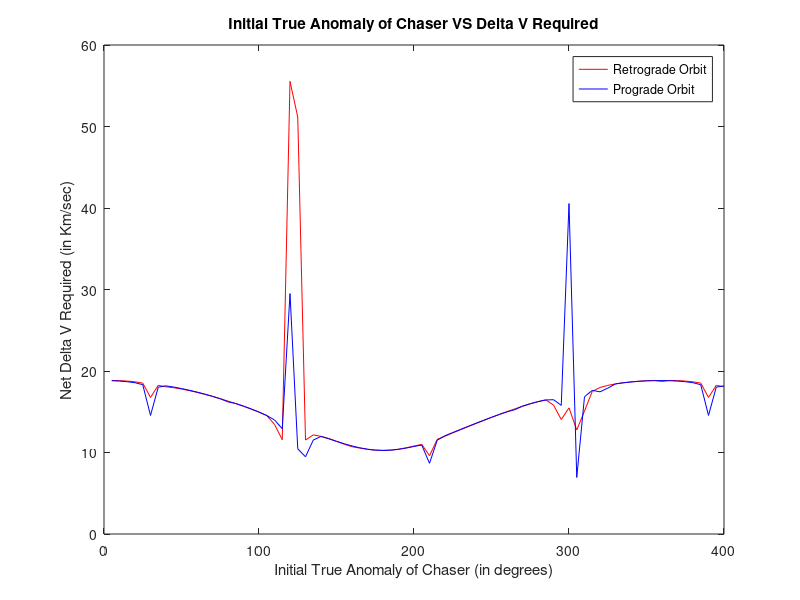

This chart was generated by the following MATLAB code:
% Single Revolution Lambert Problem
% Debri used: MICROSAT-R DEB 
% Debri TLE data: 1 44117U 19006C   19257.18743374  .00356745  20455-4  44493-2 0  9990
%                 2 44117  95.2886 104.5636 0572671 189.5932 169.3966 14.64658678 24390
% Inclination (degrees):95.2886
% RAAN (degrees):104.5636
% Eccentricity:0.572671
% Argument of Perigee [Degrees]:189.5932
% Mean Anomaly [Degrees]:169.3966
% SGP4 output:  X                Y                Z     [km]
%            542.13411088    -3934.00754565    -5496.24138485 
%             XDOT             YDOT             ZDOT    [km/s]
%            -2.04410472        5.83405751       -4.77434023

e=0.572671;
u=398588.738;                                                % in km^3*s^-2                
pos_d=[542.13411088 -3934.00754565 -5496.24138485];          % in km
vel_d=[-2.04410472 5.83405751 -4.77434023];                  % in kmpersec
r_d=norm(pos_d);
v_d=norm(vel_d);
vr_d=dot(vel_d,pos_d)/r_d;
vp_d=sqrt(v_d^2-vr_d^2);
h_d=r_d*vp_d;
a_debri=(h_d^2/u)/(1-e^2);                                    % in km
a_target=a_debri+50;                                          % in km  
rp_debri=a_debri*(1-e);
rp_target=a_target*(1-e);
r1_cylindrical=rp_target;

%Calculating time period(T) of debri and finding the position at t=T/4
T=(2*pi*a_debri^(3/2))/u^0.5;
t_quarter=T/4;
ma_quarter=(2*pi*t_quarter)/T;                     % ma=mean anomaly in radians
if ma_quarter<pi;                                  % ea=eccentric anomaly     
    eai_quarter=ma_quarter+e/2;                    % initiating ea
else
    eai_quarter=ma_quarter-e/2;
end
       
f=eai_quarter-e*sin(eai_quarter)-ma_quarter;
f_dash=1-e*cos(eai_quarter);
while abs((f/f_dash))>0.000001;                         % Newtons method to find eccentric anomaly 
    ea_quarter=eai_quarter-(f/f_dash);
    eai_quarter=ea_quarter;
    f=eai_quarter-e*sin(eai_quarter)-ma_quarter;
    f_dash=1-e*cos(eai_quarter); 
end

ta_quarter=2*atand(sqrt((1+e)/(1-e))*tand(ea_quarter/2))*180/3.14;    % ta=True Anomaly (in degrees) 
r_quarter=(h_d^2/u)*(1+e*cosd(ta_quarter))^(-1);
r2_cylindrical=r_quarter;

% Converting radial vectors to ECI frame
ta_debri=ta_quarter;
ta_chaser=0;                                             % True Anomaly of chaser
r1_cartesian=[r1_cylindrical*cosd(ta_chaser);r1_cylindrical*sind(ta_chaser);0];
r2_cartesian=[r2_cylindrical*cosd(ta_debri);r1_cylindrical*sind(ta_debri);0];

o=104.5636;                                             % RAAN
i=95.2886;                                              % Inclination
w=189.5932;                                             % Argument of Periapsis
DCMc=[cosd(o),-sind(o),0;sind(o),cosd(o),0;0,0,1]*[1 0 0;0 cosd(i) -sind(i);0 sind(i) cosd(i)]*[cosd(w) -sind(w) 0; sind(w) cosd(w) 0; 0 0 1];
DCMt=[cosd(o),-sind(o),0;sind(o),cosd(o),0;0,0,1]*[1 0 0;0 cosd(i) -sind(i);0 sind(i) cosd(i)]*[cosd(w+ta_debri) -sind(w+ta_debri) 0; sind(w+ta_debri) cosd(w+ta_debri) 0; 0 0 1];
r1=DCMc*r1_cartesian;                                    % Writing r1 and r2 in ECI frame
r2=DCMt*r2_cartesian;

% Assuming both target and chaser are at periapsis at t=0 and choosing a prograde trajectory(i<90 deg). Rendezvous occurs at t=T/4 of debri orbit
r1cr2=cross(r1,r2);
r1r2=norm(r1)*norm(r2);
if r1cr2(3,1)>=0;
    deltheta=acosd(dot(r1,r2)/r1r2);
else
    deltheta=360-acosd(dot(r1,r2)/r1r2);
end    

A=sind(deltheta)*sqrt(r1r2/(1-cosd(deltheta)));           

% Starting Newtons method to evaluate the z (z is  related to a and universal anomaly) 
z=0;                                                     % Initializing z
S=(1/6)-(z/120)+(z^2/5040)-(z^3/362880)+(z^4/39916800);  % S and C are Stumpff Functions 
C=(1/2)-(z/24)+(z^2/720)-(z^3/40320)+(z^4/3628800);
r1n=norm(r1);
r2n=norm(r2);
del_t=t_quarter;
y=r1n+r2n+A*((z*S-1)/C^0.5);
f=((y/C)^1.5)*S+A*(y^0.5)-(u^0.5)*del_t;
if z==0;
    f_dash=(sqrt(2)/40)*y^1.5+(A/8)*(sqrt(y)+A*sqrt(1/2*y));
else;
    f_dash=((y/C)^1.5)*((1/2*z)*(C-1.5*S/C)+(3*S^2)/(4*C)) + (A/8)*((3*S*sqrt(y)/C)+A*sqrt(C/y));
end    
    
while abs((f/f_dash))>0.000001;
    z_f=z-f/f_dash;
    z=z_f;
    S=(1/6)-(z/120)+(z^2/5040)-(z^3/362880)+(z^4/39916800);   
    C=(1/2)-(z/24)+(z^2/720)-(z^3/40320)+(z^4/3628800);
    y=r1n+r2n+A*((z*S-1)/C^0.5);
    f=((y/C)^1.5)*S+A*(y^0.5)-(u^0.5)*del_t;
    if z==0;
        f_dash=(sqrt(2)/40)*y^1.5+(A/8)*(sqrt(y)+A*sqrt(1/2*y));
    else;
        f_dash=((y/C)^1.5)*((1/2*z)*(C-1.5*S/C)+(3*S^2)/(4*C)) + (A/8)*((3*S*sqrt(y)/C)+A*sqrt(C/y));
    end
end    

% Calculating the Lagrange functions and Velocities at r1 and r2

f=1-y/r1n;
g=(1/sqrt(u))*((y/C)^1.5*S)+A*sqrt(y)-(1/sqrt(u))*(y/C)^1.5;
f_dot=(sqrt(u)/r1n*r2n)*sqrt(y/C)*(z*S-1);
g_dot=1-(y/r2n);

v1_t=(r2-f*r1)/g;                                               % Transfer orbit velocity at r1
v2_t=(g_dot*r2-r1)/g;                                           % Transfer orbit velocity at r2
v1n_t=norm(v1_t);
v2n_t=norm(v2_t);

% Calculating velocities of Chaser at r1 and Target at r2
vpd_2=h_d/r2n;                                                  % Perpendicular component of velocity of the debri at 2
vrd_2=(u/h_d)*e*sind(ta_quarter);
vd_2=sqrt(vpd_2^2+vrd_2^2);
h_c=sqrt(u*r1n*(1+e));
vpc_1=h_c/r1n;                                                  % Perpedicular component of velocity of Chaser at 1 
vc_1=vpc_1;

% Calculating delta V required
delv1(1,1)=v1n_t-vc_1;
delv2(1,1)=vd_2-v2n_t;
delv(1,1)=abs(delv1(1,1))+abs(delv2(1,1));

%-------------------------------------------------------------------------------------------------------------------------------

% Now choosing a retrograde trajectory(i<90 deg). Rendezvous occurs at t=T/4 of debri orbit
if r1cr2(3,1)>=0;
    deltheta=360-acosd(dot(r1,r2)/r1r2);
else
    deltheta=acosd(dot(r1,r2)/r1r2);
end    

A=sind(deltheta)*sqrt(r1r2/(1-cosd(deltheta)));           

% Starting Newtons method to evaluate the z (z is  related to a and universal anomaly) 
z=0;                                                     % Initializing z
S=(1/6)-(z/120)+(z^2/5040)-(z^3/362880)+(z^4/39916800);  % S and C are Stumpff Functions 
C=(1/2)-(z/24)+(z^2/720)-(z^3/40320)+(z^4/3628800);
r1n=norm(r1);
r2n=norm(r2);
del_t=t_quarter;
y=r1n+r2n+A*((z*S-1)/C^0.5);
f=((y/C)^1.5)*S+A*(y^0.5)-(u^0.5)*del_t;
if z==0;
    f_dash=(sqrt(2)/40)*y^1.5+(A/8)*(sqrt(y)+A*sqrt(1/2*y));
else;
    f_dash=((y/C)^1.5)*((1/2*z)*(C-1.5*S/C)+(3*S^2)/(4*C)) + (A/8)*((3*S*sqrt(y)/C)+A*sqrt(C/y));
end    
    
while abs((f/f_dash))>0.01;
    z_f=z-f/f_dash;
    z=z_f;
    S=(1/6)-(z/120)+(z^2/5040)-(z^3/362880)+(z^4/39916800);   
    C=(1/2)-(z/24)+(z^2/720)-(z^3/40320)+(z^4/3628800);
    y=r1n+r2n+A*((z*S-1)/C^0.5);
    f=((y/C)^1.5)*S+A*(y^0.5)-(u^0.5)*del_t;
    if z==0;
        f_dash=(sqrt(2)/40)*y^1.5+(A/8)*(sqrt(y)+A*sqrt(1/2*y));
    else;
        f_dash=((y/C)^1.5)*((1/2*z)*(C-1.5*S/C)+(3*S^2)/(4*C)) + (A/8)*((3*S*sqrt(y)/C)+A*sqrt(C/y));
    end
end    

% Calculating the Lagrange functions and Velocities at r1 and r2

f=1-y/r1n;
g=(1/sqrt(u))*((y/C)^1.5*S)+A*sqrt(y)-(1/sqrt(u))*(y/C)^1.5;
f_dot=(sqrt(u)/r1n*r2n)*sqrt(y/C)*(z*S-1);
g_dot=1-(y/r2n);

v1_t=(r2-f*r1)/g;                                               % Transfer orbit velocity at r1
v2_t=(g_dot*r2-r1)/g;                                           % Transfer orbit velocity at r2
v1n_t=norm(v1_t);
v2n_t=norm(v2_t);

% Calculating delta V required
delv1(1,2)=v1n_t-vc_1;
delv2(1,2)=vd_2-v2n_t;
delv(1,2)=abs(delv1(1,2))+abs(delv2(1,2));

% Setting up Max DeltaV
if delv(1,2)<delv(1,1);
    delv_max=floor(delv(1,2));
else
    delv_max=floor(delv(1,1));
end    

%--------------------------------------------------------------------------------------------------------
% Checking Delta V for different True Anomaly in a Prograde Orbit

for i=1:80
    ta_chaser(1,i)=5*i;                                                    % Setting True Anomaly of chaser in degrees
    r(1,i)=(h_c^2)/(u*(1+e*cosd(ta_chaser(1,i))));
    vrc(1,i)=(u*e*sind(ta_chaser(1,i)))/h_c;                                 % Radial velocity of the chaser at that particular true anomaly   
    vpc(1,i)=h_c/r(1,i);                                                    % Perpendicular velocity of the chaser at that True Anomaly    
    vc(1,i)=sqrt(vpc(1,i)^2+vrc(1,i)^2);
    rc_cartesian=[r(1,i)*cosd(ta_chaser(1,i));r(1,i)*sind(ta_chaser(1,i));0];
    ia=95.2886;                                                             % Inclination Angle          
    DCM=[cosd(o),-sind(o),0;sind(o),cosd(o),0;0,0,1]*[1 0 0;0 cosd(ia) -sind(ia);0 sind(ia) cosd(ia)]*[cosd(w+ta_chaser(1,i)) -sind(w+ta_chaser(1,i)) 0; sind(w+ta_chaser(1,i)) cosd(w+ta_chaser(1,i)) 0; 0 0 1];
    r1(:,i)=DCM*rc_cartesian;                                    % Writing r1 in ECI frame

    % Choosing a prograde trajectory(i<90 deg). Rendezvous occurs at t=T/4 of debri orbit
    r1cr2=cross(r1(:,i),r2);
    r1r2=norm(r1(:,i))*norm(r2);
    if r1cr2(3,1)>=0;
        deltheta=acosd(dot(r1(:,i),r2)/r1r2);
    else
        deltheta=360-acosd(dot(r1(:,i),r2)/r1r2);
    end    
    A=sind(deltheta)*sqrt(r1r2/(1-cosd(deltheta)));  
    
    % Starting Newtons method to evaluate the z (z is  related to a and universal anomaly) 
    z=0;                                                     % Initializing z
    S=(1/6)-(z/120)+(z^2/5040)-(z^3/362880)+(z^4/39916800);  % S and C are Stumpff Functions 
    C=(1/2)-(z/24)+(z^2/720)-(z^3/40320)+(z^4/3628800);
    r1n=norm(r1(1,i));
    r2n=norm(r2);
    del_t=t_quarter;
    y=r1n+r2n+A*((z*S-1)/C^0.5);
    f=((y/C)^1.5)*S+A*(y^0.5)-(u^0.5)*del_t;
    if z==0;
        f_dash=(sqrt(2)/40)*y^1.5+(A/8)*(sqrt(y)+A*sqrt(1/2*y));
    else;
        f_dash=((y/C)^1.5)*((1/2*z)*(C-1.5*S/C)+(3*S^2)/(4*C)) + (A/8)*((3*S*sqrt(y)/C)+A*sqrt(C/y));
    end    
    while abs((f/f_dash))>0.01;                         % Executing Newtons Methods to find Z which is related to f and g  
        z_f=z-f/f_dash;
        z=z_f;
        S=(1/6)-(z/120)+(z^2/5040)-(z^3/362880)+(z^4/39916800);   
        C=(1/2)-(z/24)+(z^2/720)-(z^3/40320)+(z^4/3628800);
        y=r1n+r2n+A*((z*S-1)/C^0.5);
        f=((y/C)^1.5)*S+A*(y^0.5)-(u^0.5)*del_t;
        if z==0;
            f_dash=(sqrt(2)/40)*y^1.5+(A/8)*(sqrt(y)+A*sqrt(1/2*y));
        else;
            f_dash=((y/C)^1.5)*((1/2*z)*(C-1.5*S/C)+(3*S^2)/(4*C)) + (A/8)*((3*S*sqrt(y)/C)+A*sqrt(C/y));
        end
    end    
    % Calculating the Lagrange functions and Velocities at r1 and r2
    f=1-y/r1n;
    g=(1/sqrt(u))*((y/C)^1.5*S)+A*sqrt(y)-(1/sqrt(u))*(y/C)^1.5;
    f_dot=(sqrt(u)/r1n*r2n)*sqrt(y/C)*(z*S-1);
    g_dot=1-(y/r2n);
    v1_tp(:,i)=(r2-f*r1(:,i))/g;                                               % Transfer orbit velocity at r1
    v2_tp(:,i)=(g_dot*r2-r1(:,i))/g;                                           % Transfer orbit velocity at r2
    v1n_tp(1,i)=norm(v1_tp(:,i));
    v2n_tp(1,i)=norm(v2_tp(:,i));
    
    % Calculating delta V required
    delv1_pro(1,i)=v1n_tp(1,i)-vc(1,i);
    delv2_pro(1,i)=vd_2-v2n_tp(1,i);
    delv_pro(1,i)=abs(delv1_pro(1,i))+abs(delv2_pro(1,i));
end     

%--------------------------------------------------------------------------------------------------------
% Checking Delta V for different True Anomaly in a Retrograde Orbit

for i=1:80
    ta_chaser(1,i)=5*i;                                                    % Setting True Anomaly of chaser in degrees
    r(1,i)=(h_c^2)/(u*(1+e*cosd(ta_chaser(1,i))));
    vrc(1,i)=(u*e*sind(ta_chaser(1,i)))/h_c;                                 % Radial velocity of the chaser at that particular true anomaly   
    vpc(1,i)=h_c/r(1,i);                                                    % Perpendicular velocity of the chaser at that True Anomaly    
    vc(1,i)=sqrt(vpc(1,i)^2+vrc(1,i)^2);
    rc_cartesian=[r(1,i)*cosd(ta_chaser(1,i));r(1,i)*sind(ta_chaser(1,i));0];
    ia=95.2886;                                                             % Inclination Angle          
    DCM=[cosd(o),-sind(o),0;sind(o),cosd(o),0;0,0,1]*[1 0 0;0 cosd(ia) -sind(ia);0 sind(ia) cosd(ia)]*[cosd(w+ta_chaser(1,i)) -sind(w+ta_chaser(1,i)) 0; sind(w+ta_chaser(1,i)) cosd(w+ta_chaser(1,i)) 0; 0 0 1];
    r1(:,i)=DCM*rc_cartesian;                                    % Writing r1 in ECI frame

    % Choosing a Retrograde trajectory(i>90 deg). Rendezvous occurs at t=T/4 of debri orbit
    r1cr2=cross(r1(:,i),r2);
    r1r2=norm(r1(:,i))*norm(r2);
    if r1cr2(3,1)>=0;
        deltheta=360-acosd(dot(r1(:,i),r2)/r1r2);
    else
        deltheta=acosd(dot(r1(:,i),r2)/r1r2);
    end    
    A=sind(deltheta)*sqrt(r1r2/(1-cosd(deltheta)));  
    
    % Starting Newtons method to evaluate the z (z is  related to a and universal anomaly) 
    z=0;                                                     % Initializing z
    S=(1/6)-(z/120)+(z^2/5040)-(z^3/362880)+(z^4/39916800);  % S and C are Stumpff Functions 
    C=(1/2)-(z/24)+(z^2/720)-(z^3/40320)+(z^4/3628800);
    r1n=norm(r1(1,i));
    r2n=norm(r2);
    del_t=t_quarter;
    y=r1n+r2n+A*((z*S-1)/C^0.5);
    f=((y/C)^1.5)*S+A*(y^0.5)-(u^0.5)*del_t;
    if z==0;
        f_dash=(sqrt(2)/40)*y^1.5+(A/8)*(sqrt(y)+A*sqrt(1/2*y));
    else;
        f_dash=((y/C)^1.5)*((1/2*z)*(C-1.5*S/C)+(3*S^2)/(4*C)) + (A/8)*((3*S*sqrt(y)/C)+A*sqrt(C/y));
    end    
    while abs((f/f_dash))>0.01;                         % Executing Newtons Methods to find Z which is related to f and g  
        z_f=z-f/f_dash;
        z=z_f;
        S=(1/6)-(z/120)+(z^2/5040)-(z^3/362880)+(z^4/39916800);   
        C=(1/2)-(z/24)+(z^2/720)-(z^3/40320)+(z^4/3628800);
        y=r1n+r2n+A*((z*S-1)/C^0.5);
        f=((y/C)^1.5)*S+A*(y^0.5)-(u^0.5)*del_t;
        if z==0;
            f_dash=(sqrt(2)/40)*y^1.5+(A/8)*(sqrt(y)+A*sqrt(1/2*y));
        else;
            f_dash=((y/C)^1.5)*((1/2*z)*(C-1.5*S/C)+(3*S^2)/(4*C)) + (A/8)*((3*S*sqrt(y)/C)+A*sqrt(C/y));
        end
    end    
    % Calculating the Lagrange functions and Velocities at r1 and r2
    f=1-y/r1n;
    g=(1/sqrt(u))*((y/C)^1.5*S)+A*sqrt(y)-(1/sqrt(u))*(y/C)^1.5;
    f_dot=(sqrt(u)/r1n*r2n)*sqrt(y/C)*(z*S-1);
    g_dot=1-(y/r2n);
    v1_tr(:,i)=(r2-f*r1(:,i))/g;                                               % Transfer orbit velocity at r1
    v2_tr(:,i)=(g_dot*r2-r1(:,i))/g;                                           % Transfer orbit velocity at r2
    v1n_tr(1,i)=norm(v1_tr(:,i));
    v2n_tr(1,i)=norm(v2_tr(:,i));
    
    % Calculating delta V required
    delv1_retro(1,i)=v1n_tr(1,i)-vc(1,i);
    delv2_retro(1,i)=vd_2-v2n_tr(1,i);
    delv_retro(1,i)=abs(delv1_retro(1,i))+abs(delv2_retro(1,i));
end     

% Plotting Initial true anomaly Vs Delta V required for both trajectory

plot(ta_chaser,delv_retro,'r',ta_chaser,delv_pro,'b');
title('Initial True Anomaly of Chaser VS Delta V Required');
xlabel('Initial True Anomaly of Chaser (in degrees)');
ylabel('Net Delta V Required (in Km/sec)');
legend('Retrograde Orbit','Prograde Orbit');

